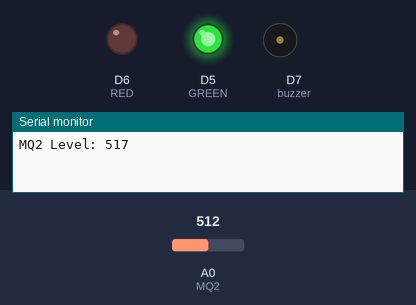
A sketch run on a simulated ESP8266 (NodeMCU). On the bench: output pins drawn as LEDs (lit = HIGH), buzzer (waves = sounding, pin HIGH), the last lines printed to the serial monitor. Inputs (shaded band) come from the test bench; at power-on: A0 (MQ2) = 512. WiFi joins after 1.5 s; servers stay silent unless stated.

Above: at 5.0 s.
5.1 s: A0 (MQ2) set to 580
7.0 s: A0 (MQ2) set to 611
At 9.0 s:
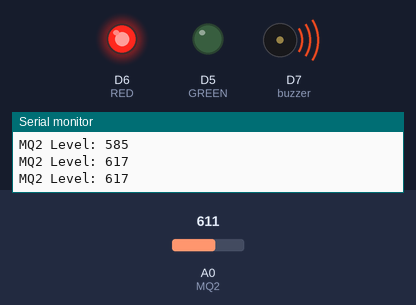
9.3 s: A0 (MQ2) set to 590
At 10.5 s:
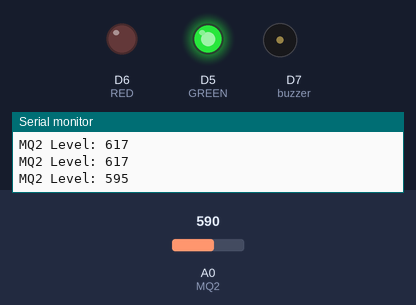
11.3 s: A0 (MQ2) set to 610
At 13.2 s:
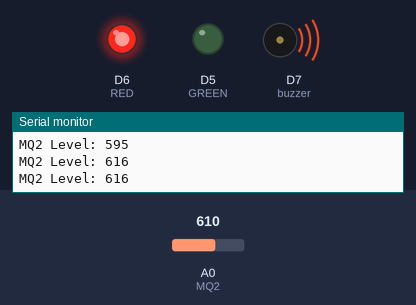
Timing chart, 0 to 14.3 s (numbered marks = the images above; inputs shaded):
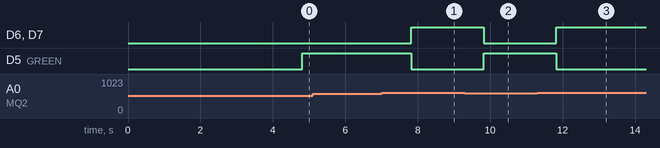

The sketch:

MQ2_NodeMCU_New_Blynk2.ino
```cpp
// Chage These Credentials with your Blynk Template credentials
#define BLYNK_TEMPLATE_ID "Template ID"
#define BLYNK_DEVICE_NAME "Device Name"
#define BLYNK_AUTH_TOKEN "Auth Token"

#define BLYNK_PRINT Serial
#include <ESP8266WiFi.h>
#include <BlynkSimpleEsp8266.h>

char auth[] = BLYNK_AUTH_TOKEN;
char ssid[] = "Wifi Name"; // Change your Wifi/ Hotspot Name
char pass[] = "Wifi Password"; // Change your Wifi/ Hotspot Password

BlynkTimer timer;

#define MQ2 A0
#define GREEN D5
#define RED D6
#define buzzer  D7
int MQ2_Val = 0;

WidgetLED led(V1);


void setup() //Setup function - only function that is run in deep sleep mode
{
  Serial.begin(9600); //Start the serial output at 115,200 baud
  pinMode(GREEN, OUTPUT);
  pinMode(RED, OUTPUT);
  pinMode(buzzer, OUTPUT);

  Blynk.begin(auth, ssid, pass);//Splash screen delay
  delay(2000);
  timer.setInterval(1000L, mySensor);
}

void loop() //Loop function
{
  Blynk.run();
  timer.run();
}

void mySensor()
{
  MQ2_Val = analogRead(MQ2);
  for(int x = 0 ; x < 100 ; x++)
    {
        MQ2_Val = MQ2_Val + analogRead(MQ2);
    }
    MQ2_Val = MQ2_Val/100.0;

  Blynk.virtualWrite(V0, MQ2_Val);

  if (MQ2_Val > 600)
  {
    Blynk.notify("Gas Detected!");
    digitalWrite(GREEN, LOW);
    digitalWrite(RED, HIGH);
    digitalWrite(buzzer, HIGH);
    led.on();
  }

  else
  {
    digitalWrite(GREEN, HIGH);
    digitalWrite(RED, LOW);
    digitalWrite(buzzer, LOW);
    led.off();
  }
  Serial.print("MQ2 Level: ");
  Serial.println(MQ2_Val);

}
```

Measured:
- the behaviour switches between 595 and 596 on A0 (MQ2) (found by bisection; images 0 and 1)
- after the input at 7.0 s, D6 (RED), D7 (buzzer): LOW → HIGH after 0.82 s; D5 (GREEN): HIGH → LOW after 0.82 s
- after the input at 9.3 s, D6 (RED), D7 (buzzer): HIGH → LOW after 0.52 s; D5 (GREEN): LOW → HIGH after 0.52 s
- after the input at 11.3 s, D6 (RED), D7 (buzzer): LOW → HIGH after 0.52 s; D5 (GREEN): HIGH → LOW after 0.52 s
